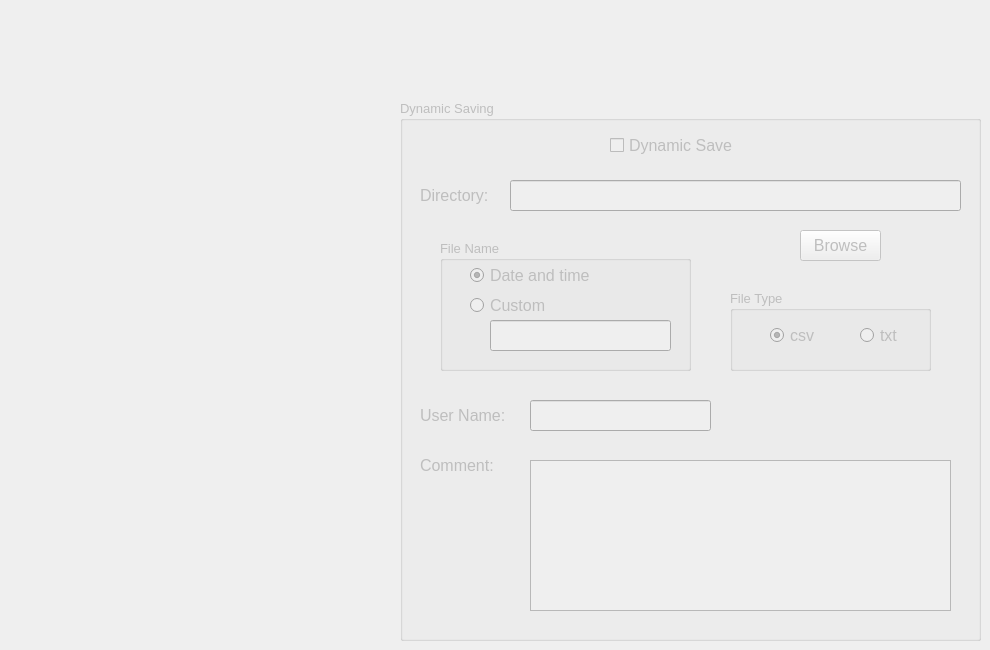
              <widget class="QWidget" name="tab">
               <attribute name="title">
                <string>Dynamic Save</string>
               </attribute>
               <widget class="QGroupBox" name="groupBoxK1_dsave">
                <property name="enabled">
                 <bool>false</bool>
                </property>
                <property name="geometry">
                 <rect>
                  <x>400</x>
                  <y>100</y>
                  <width>581</width>
                  <height>541</height>
                 </rect>
                </property>
                <property name="font">
                 <font>
                  <pointsize>10</pointsize>
                 </font>
                </property>
                <property name="title">
                 <string>Dynamic Saving</string>
                </property>
                <widget class="QLabel" name="labelK1_dsave_directory">
                 <property name="enabled">
                  <bool>false</bool>
                 </property>
                 <property name="geometry">
                  <rect>
                   <x>20</x>
                   <y>80</y>
                   <width>101</width>
                   <height>31</height>
                  </rect>
                 </property>
                 <property name="font">
                  <font>
                   <pointsize>12</pointsize>
                  </font>
                 </property>
                 <property name="text">
                  <string>Directory:</string>
                 </property>
                </widget>
                <widget class="QLineEdit" name="lineEditK1_dsave_directory">
                 <property name="enabled">
                  <bool>false</bool>
                 </property>
                 <property name="geometry">
                  <rect>
                   <x>110</x>
                   <y>80</y>
                   <width>451</width>
                   <height>31</height>
                  </rect>
                 </property>
                 <property name="font">
                  <font>
                   <pointsize>12</pointsize>
                  </font>
                 </property>
                </widget>
                <widget class="QCheckBox" name="checkBoxK1_dsave">
                 <property name="enabled">
                  <bool>false</bool>
                 </property>
                 <property name="geometry">
                  <rect>
                   <x>210</x>
                   <y>30</y>
                   <width>141</width>
                   <height>31</height>
                  </rect>
                 </property>
                 <property name="font">
                  <font>
                   <pointsize>12</pointsize>
                  </font>
                 </property>
                 <property name="text">
                  <string>Dynamic Save</string>
                 </property>
                </widget>
                <widget class="QLabel" name="labelK1_dsave_username">
                 <property name="enabled">
                  <bool>false</bool>
                 </property>
                 <property name="geometry">
                  <rect>
                   <x>20</x>
                   <y>300</y>
                   <width>101</width>
                   <height>31</height>
                  </rect>
                 </property>
                 <property name="font">
                  <font>
                   <pointsize>12</pointsize>
                  </font>
                 </property>
                 <property name="text">
                  <string>User Name:</string>
                 </property>
                </widget>
                <widget class="QLineEdit" name="lineEditK1_dsave_username">
                 <property name="enabled">
                  <bool>false</bool>
                 </property>
                 <property name="geometry">
                  <rect>
                   <x>130</x>
                   <y>300</y>
                   <width>181</width>
                   <height>31</height>
                  </rect>
                 </property>
                 <property name="font">
                  <font>
                   <pointsize>12</pointsize>
                  </font>
                 </property>
                </widget>
                <widget class="QPushButton" name="pushButtonK1_dsave_browse">
                 <property name="enabled">
                  <bool>false</bool>
                 </property>
                 <property name="geometry">
                  <rect>
                   <x>400</x>
                   <y>130</y>
                   <width>81</width>
                   <height>31</height>
                  </rect>
                 </property>
                 <property name="font">
                  <font>
                   <pointsize>12</pointsize>
                  </font>
                 </property>
                 <property name="text">
                  <string>Browse</string>
                 </property>
                </widget>
                <widget class="QLabel" name="labelK1_dsave_comment">
                 <property name="enabled">
                  <bool>false</bool>
                 </property>
                 <property name="geometry">
                  <rect>
                   <x>20</x>
                   <y>350</y>
                   <width>91</width>
                   <height>31</height>
                  </rect>
                 </property>
                 <property name="font">
                  <font>
                   <pointsize>12</pointsize>
                  </font>
                 </property>
                 <property name="text">
                  <string>Comment:</string>
                 </property>
                </widget>
                <widget class="QTextEdit" name="textEditK1_dsave_comment">
                 <property name="enabled">
                  <bool>false</bool>
                 </property>
                 <property name="geometry">
                  <rect>
                   <x>130</x>
                   <y>360</y>
                   <width>421</width>
                   <height>151</height>
                  </rect>
                 </property>
                 <property name="font">
                  <font>
                   <pointsize>10</pointsize>
                  </font>
                 </property>
                </widget>
                <widget class="QGroupBox" name="groupBoxK1_dsave_filename">
                 <property name="enabled">
                  <bool>false</bool>
                 </property>
                 <property name="geometry">
                  <rect>
                   <x>40</x>
                   <y>140</y>
                   <width>251</width>
                   <height>131</height>
                  </rect>
                 </property>
                 <property name="font">
                  <font>
                   <pointsize>10</pointsize>
                  </font>
                 </property>
                 <property name="title">
                  <string>File Name</string>
                 </property>
                 <widget class="QRadioButton" name="radioButtonK1_dsave_timename">
                  <property name="enabled">
                   <bool>false</bool>
                  </property>
                  <property name="geometry">
                   <rect>
                    <x>30</x>
                    <y>20</y>
                    <width>131</width>
                    <height>31</height>
                   </rect>
                  </property>
                  <property name="font">
                   <font>
                    <pointsize>12</pointsize>
                   </font>
                  </property>
                  <property name="text">
                   <string>Date and time</string>
                  </property>
                  <property name="checked">
                   <bool>true</bool>
                  </property>
                 </widget>
                 <widget class="QRadioButton" name="radioButtonK1_dsave_custname">
                  <property name="enabled">
                   <bool>false</bool>
                  </property>
                  <property name="geometry">
                   <rect>
                    <x>30</x>
                    <y>50</y>
                    <width>121</width>
                    <height>31</height>
                   </rect>
                  </property>
                  <property name="font">
                   <font>
                    <pointsize>12</pointsize>
                   </font>
                  </property>
                  <property name="text">
                   <string>Custom</string>
                  </property>
                 </widget>
                 <widget class="QLineEdit" name="lineEditK1_dsave_custname">
                  <property name="enabled">
                   <bool>false</bool>
                  </property>
                  <property name="geometry">
                   <rect>
                    <x>50</x>
                    <y>80</y>
                    <width>181</width>
                    <height>31</height>
                   </rect>
                  </property>
                  <property name="font">
                   <font>
                    <pointsize>12</pointsize>
                   </font>
                  </property>
                 </widget>
                </widget>
                <widget class="QGroupBox" name="groupBoxK1_dsave_filetype">
                 <property name="enabled">
                  <bool>false</bool>
                 </property>
                 <property name="geometry">
                  <rect>
                   <x>330</x>
                   <y>190</y>
                   <width>201</width>
                   <height>81</height>
                  </rect>
                 </property>
                 <property name="font">
                  <font>
                   <pointsize>10</pointsize>
                  </font>
                 </property>
                 <property name="title">
                  <string>File Type</string>
                 </property>
                 <widget class="QRadioButton" name="radioButtonK1_csv">
                  <property name="enabled">
                   <bool>false</bool>
                  </property>
                  <property name="geometry">
                   <rect>
                    <x>40</x>
                    <y>30</y>
                    <width>61</width>
                    <height>31</height>
                   </rect>
                  </property>
                  <property name="font">
                   <font>
                    <pointsize>12</pointsize>
                   </font>
                  </property>
                  <property name="acceptDrops">
                   <bool>false</bool>
                  </property>
                  <property name="autoFillBackground">
                   <bool>false</bool>
                  </property>
                  <property name="text">
                   <string>csv</string>
                  </property>
                  <property name="checked">
                   <bool>true</bool>
                  </property>
                 </widget>
                 <widget class="QRadioButton" name="radioButtonK1_txt">
                  <property name="geometry">
                   <rect>
                    <x>130</x>
                    <y>30</y>
                    <width>61</width>
                    <height>31</height>
                   </rect>
                  </property>
                  <property name="font">
                   <font>
                    <pointsize>12</pointsize>
                   </font>
                  </property>
                  <property name="text">
                   <string>txt</string>
                  </property>
                 </widget>
                </widget>
               </widget>
              </widget>
